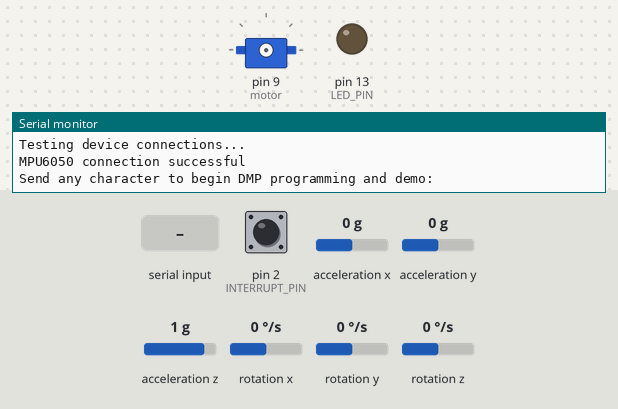
A sketch run on a simulated Arduino Uno, built with avr-gcc and run on an emulated ATmega328P. On the bench: servo, output pins drawn as LEDs (lit = HIGH), the last lines printed to the serial monitor. Inputs (shaded band) come from the test bench; at power-on: rotation z 0 °/s, pin 2 (INTERRUPT_PIN) LOW, acceleration x 0 g, acceleration y 0 g, acceleration z 1 g, rotation x 0 °/s, rotation y 0 °/s. The sensor or clock chip raises its interrupt line as the real part does.

Above: at 0.9 s.
1.0 s: "90,45\n" received over Serial
3.0 s: rotation z set to -192 °/s
At 5.99 s:
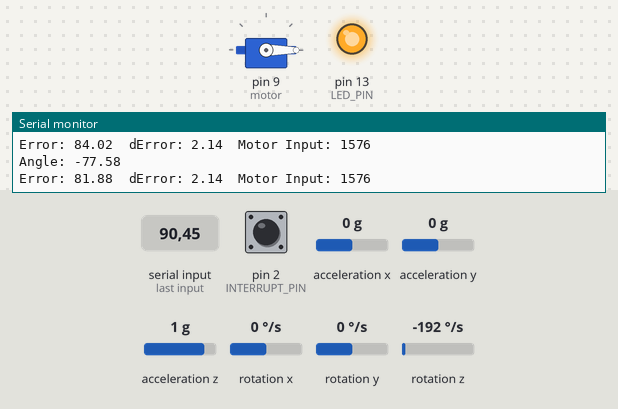
15.0 s: "30,150\n" received over Serial
Timing chart, 0 to 19.0 s (numbered marks = the images above; inputs shaded):
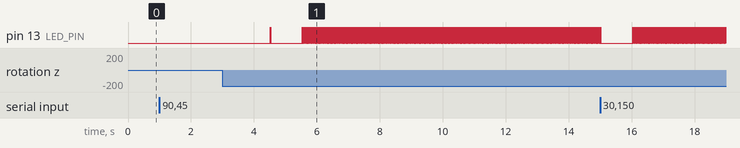

The sketch:

ReactionWheelController.ino
```cpp
//DIRTY FIX FROM https://github.com/arduino/Arduino/issues/2096
#define _BV(x) (1 << (x))


// I2Cdev and MPU6050 must be installed as libraries, or else the .cpp/.h files
// for both classes must be in the include path of your project
#include "I2Cdev.h"

// Servo.h for motor
#include "Servo.h"
int inputMin = 1150; //minimum input at which motor will start spinning
int inputMax = 2000; //maximum input for motor
int inputMid = (inputMin + inputMax) / 2;
int pin = 9;
Servo motor;

#include "MPU6050_6Axis_MotionApps20.h"
//#include "MPU6050.h" // not necessary if using MotionApps include file

// Arduino Wire library is required if I2Cdev I2CDEV_ARDUINO_WIRE implementation
// is used in I2Cdev.h
#if I2CDEV_IMPLEMENTATION == I2CDEV_ARDUINO_WIRE
    #include "Wire.h"
#endif

// class default I2C address is 0x68
// specific I2C addresses may be passed as a parameter here
// AD0 low = 0x68 (default for SparkFun breakout and InvenSense evaluation board)
// AD0 high = 0x69
MPU6050 mpu;
//MPU6050 mpu(0x69); // <-- use for AD0 high

/* =========================================================================
   NOTE: In addition to connection 3.3v, GND, SDA, and SCL, this sketch
   depends on the MPU-6050's INT pin being connected to the Arduino's
   external interrupt #0 pin. On the Arduino Uno and Mega 2560, this is
   digital I/O pin 2.
 * ========================================================================= */

// uncomment "OUTPUT_READABLE_REALACCEL" if you want to see acceleration
// components with gravity removed. This acceleration reference frame is
// not compensated for orientation, so +X is always +X according to the
// sensor, just without the effects of gravity. If you want acceleration
// compensated for orientation, us OUTPUT_READABLE_WORLDACCEL instead.
//#define OUTPUT_READABLE_REALACCEL

// uncomment "OUTPUT_READABLE_YAWPITCHROLL" if you want to see the yaw/
// pitch/roll angles (in degrees) calculated from the quaternions coming
// from the FIFO. Note this also requires gravity vector calculations.
// Also note that yaw/pitch/roll angles suffer from gimbal lock (for
// more info, see: http://en.wikipedia.org/wiki/Gimbal_lock)
#define OUTPUT_READABLE_YAWPITCHROLL


#define INTERRUPT_PIN 2  // use pin 2 on Arduino Uno & most boards
#define LED_PIN 13 // (Arduino is 13, Teensy is 11, Teensy++ is 6)
bool blinkState = false;

// MPU control/status vars
bool dmpReady = false;  // set true if DMP init was successful
uint8_t mpuIntStatus;   // holds actual interrupt status byte from MPU
uint8_t devStatus;      // return status after each device operation (0 = success, !0 = error)
uint16_t packetSize;    // expected DMP packet size (default is 42 bytes)
uint16_t fifoCount;     // count of all bytes currently in FIFO
uint8_t fifoBuffer[64]; // FIFO storage buffer

// orientation/motion vars
Quaternion q;           // [w, x, y, z]         quaternion container
VectorInt16 aa;         // [x, y, z]            accel sensor measurements
VectorInt16 aaReal;     // [x, y, z]            gravity-free accel sensor measurements
VectorInt16 aaWorld;    // [x, y, z]            world-frame accel sensor measurements
VectorFloat gravity;    // [x, y, z]            gravity vector
float euler[3];         // [psi, theta, phi]    Euler angle container
float ypr[3];           // [yaw, pitch, roll]   yaw/pitch/roll container and gravity vector

// packet structure for InvenSense teapot demo
uint8_t teapotPacket[14] = { '$', 0x02, 0,0, 0,0, 0,0, 0,0, 0x00, 0x00, '\r', '\n' };


// ================================================================
// ===               INTERRUPT DETECTION ROUTINE                ===
// ================================================================

volatile bool mpuInterrupt = false;     // indicates whether MPU interrupt pin has gone high
void dmpDataReady() {
    mpuInterrupt = true;
}


// ================================================================
// ===                      INITIAL SETUP                       ===
// ================================================================

void setup() {
    // join I2C bus (I2Cdev library doesn't do this automatically)
    #if I2CDEV_IMPLEMENTATION == I2CDEV_ARDUINO_WIRE
        Wire.begin();
        Wire.setClock(400000); // 400kHz I2C clock. Comment this line if having compilation difficulties
    #elif I2CDEV_IMPLEMENTATION == I2CDEV_BUILTIN_FASTWIRE
        Fastwire::setup(400, true);
    #endif

    // initialize serial communication
    // (115200 chosen because it is required for Teapot Demo output, but it's
    // really up to you depending on your project)
    Serial.begin(115200);
    while (!Serial); // wait for Leonardo enumeration, others continue immediately

    // NOTE: 8MHz or slower host processors, like the Teensy @ 3.3V or Arduino
    // Pro Mini running at 3.3V, cannot handle this baud rate reliably due to
    // the baud timing being too misaligned with processor ticks. You must use
    // 38400 or slower in these cases, or use some kind of external separate
    // crystal solution for the UART timer.

    // initialize device
    Serial.println(F("Initializing I2C devices..."));
    mpu.initialize();
    pinMode(INTERRUPT_PIN, INPUT);

    // verify connection
    Serial.println(F("Testing device connections..."));
    Serial.println(mpu.testConnection() ? F("MPU6050 connection successful") : F("MPU6050 connection failed"));

    // wait for ready
    Serial.println(F("\nSend any character to begin DMP programming and demo: "));
    while (Serial.available() && Serial.read()); // empty buffer
    while (!Serial.available());                 // wait for data
    while (Serial.available() && Serial.read()); // empty buffer again

    // load and configure the DMP
    Serial.println(F("Initializing DMP..."));
    devStatus = mpu.dmpInitialize();

    // supply your own gyro offsets here, scaled for min sensitivity
    mpu.setXGyroOffset(220);
    mpu.setYGyroOffset(76);
    mpu.setZGyroOffset(-85);
    mpu.setZAccelOffset(1788); // 1688 factory default for my test chip

    // make sure it worked (returns 0 if so)
    if (devStatus == 0) {
        // turn on the DMP, now that it's ready
        Serial.println(F("Enabling DMP..."));
        mpu.setDMPEnabled(true);

        // enable Arduino interrupt detection
        Serial.print(F("Enabling interrupt detection (Arduino external interrupt "));
        Serial.print(digitalPinToInterrupt(INTERRUPT_PIN));
        Serial.println(F(")..."));
        attachInterrupt(digitalPinToInterrupt(INTERRUPT_PIN), dmpDataReady, RISING);
        mpuIntStatus = mpu.getIntStatus();

        // set our DMP Ready flag so the main loop() function knows it's okay to use it
        Serial.println(F("DMP ready! Waiting for first interrupt..."));
        dmpReady = true;

        // get expected DMP packet size for later comparison
        packetSize = mpu.dmpGetFIFOPacketSize();
    } else {
        // ERROR!
        // 1 = initial memory load failed
        // 2 = DMP configuration updates failed
        // (if it's going to break, usually the code will be 1)
        Serial.print(F("DMP Initialization failed (code "));
        Serial.print(devStatus);
        Serial.println(F(")"));
    }

    // configure LED for output
    pinMode(LED_PIN, OUTPUT);


    //MOTOR SETUP
    motor.attach(9);
    motor.writeMicroseconds(300);
    delay(3000);
}


// ================================================================
// ===                    MAIN PROGRAM LOOP                     ===
// ================================================================


//Control variables
float originalSetpoint;
float oppSetpoint;
float error;

//PID constants
float kP = 0.01;
float kD = 0.0;


void loop() {

    // if programming failed, don't try to do anything
    if (!dmpReady) return;

    // wait for MPU interrupt or extra packet(s) available
    while (!mpuInterrupt && fifoCount < packetSize) {
        if (mpuInterrupt && fifoCount < packetSize) {
          // try to get out of the infinite loop
          fifoCount = mpu.getFIFOCount();
        }
        // other program behavior stuff here
        // .
        // .
        // .
        // if you are really paranoid you can frequently test in between other
        // stuff to see if mpuInterrupt is true, and if so, "break;" from the
        // while() loop to immediately process the MPU data
        // .
        // .
        // .
    }

    // reset interrupt flag and get INT_STATUS byte
    mpuInterrupt = false;
    mpuIntStatus = mpu.getIntStatus();

    // get current FIFO count
    fifoCount = mpu.getFIFOCount();

    // check for overflow (this should never happen unless our code is too inefficient)
    if ((mpuIntStatus & _BV(MPU6050_INTERRUPT_FIFO_OFLOW_BIT)) || fifoCount >= 1024) {
        // reset so we can continue cleanly
        mpu.resetFIFO();
        fifoCount = mpu.getFIFOCount();
        Serial.println(F("FIFO overflow!"));

    // otherwise, check for DMP data ready interrupt (this should happen frequently)
    } else if (mpuIntStatus & _BV(MPU6050_INTERRUPT_DMP_INT_BIT)) {
        // wait for correct available data length, should be a VERY short wait
        while (fifoCount < packetSize) fifoCount = mpu.getFIFOCount();

        // read a packet from FIFO
        mpu.getFIFOBytes(fifoBuffer, packetSize);

        // track FIFO count here in case there is > 1 packet available
        // (this lets us immediately read more without waiting for an interrupt)
        fifoCount -= packetSize;

        // display Euler angles in degrees
        mpu.dmpGetQuaternion(&q, fifoBuffer);
        mpu.dmpGetGravity(&gravity, &q);
        mpu.dmpGetYawPitchRoll(ypr, &q, &gravity);
        float currentAngle = ypr[0] * 180/M_PI;
        Serial.print("Angle: "); Serial.println(currentAngle);


        //Control Logic:

        //read new delta from Serial
        if (Serial.available()) {
          float delta = Serial.parseFloat();
          originalSetpoint = currentAngle + delta;
          oppSetpoint = originalSetpoint + copysign(1, originalSetpoint) * -360;

          error = delta;
        }

        //calculate two potential setpoints
        float e1 = originalSetpoint - currentAngle;
        float e2 = oppSetpoint - currentAngle;

        //find closest setpoint
        float newError;
        if (abs(e1) < abs(e2)) {
          newError = e1;
        } else {
          newError = e2;
        }

        //assuming dt is constant
        //TODO add timing
        float dError = error - newError;

        error = newError;

        int motorInput = inputMid + ((int) round(kP * error - kD * dError));
        Serial.print("Error: "); Serial.print(error);
        Serial.print("\tdError: "); Serial.print(dError);
        Serial.print("\tMotor Input: "); Serial.println(motorInput);

        //motor.writeMicroseconds(motorInput);


        #ifdef OUTPUT_READABLE_REALACCEL
            // display real acceleration, adjusted to remove gravity
            mpu.dmpGetQuaternion(&q, fifoBuffer);
            mpu.dmpGetAccel(&aa, fifoBuffer);
            mpu.dmpGetGravity(&gravity, &q);
            mpu.dmpGetLinearAccel(&aaReal, &aa, &gravity);
            Serial.print("areal\t");
            Serial.print(aaReal.x);
            Serial.print("\t");
            Serial.print(aaReal.y);
            Serial.print("\t");
            Serial.println(aaReal.z);
        #endif

        // blink LED to indicate activity
        blinkState = !blinkState;
        digitalWrite(LED_PIN, blinkState);
    }
}
```
